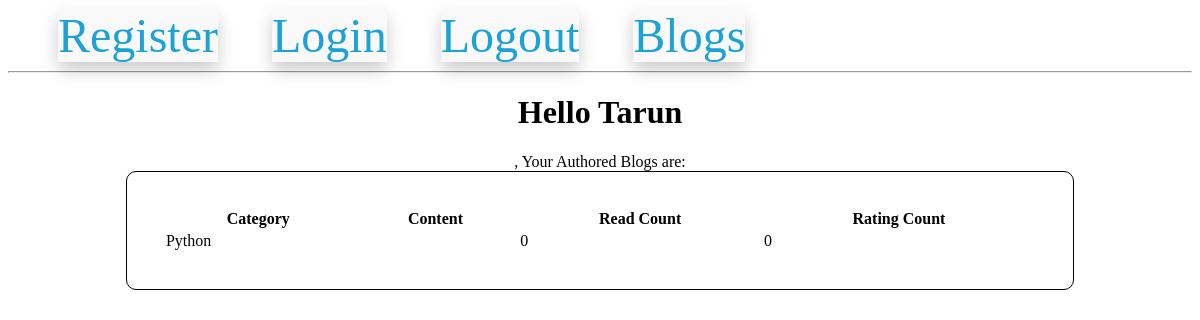
The app's page /viewBlog (signed in) with its own data.
### models.py (models this page shows, shortened)
class UserModel(UserMixin,db.Model):
    __tablename__ = 'users'
    id = db.Column(db.Integer, primary_key=True)
    email = db.Column(db.String(100), unique=True)
    username = db.Column(db.String(100))
    password_hash = db.Column(db.String(250))

class BlogModel(db.Model):
    id = db.Column(db.Integer,primary_key=True)
    category_id = db.Column(db.Integer,db.ForeignKey('category_master.category_id'), nullable=False)
    blog_user_id = db.Column(db.Integer,db.ForeignKey('users.id'), nullable=False)
    blog_text = db.Column(db.Text, nullable=False)
    blog_creation_date = db.Column(db.DateTime)
    blog_read_count = db.Column(db.Integer, default=0)
    blog_rating_count = db.Column(db.Integer, default=0)

### routes.py (the view)
@app.route('/viewBlog')
@login_required
def view_blogs():
    all_self_blogs = BlogModel.query.filter(BlogModel.blog_user_id == current_user.id).all()
    return render_template('view_blog.html',all_self_blogs=all_self_blogs,all_categories = global_all_category_name)

### models.py (called while the page is built)
@login.user_loader
def load_user(id):
    return UserModel.query.get(int(id))

### templates/view_blog.html (shortened to what this page needs)
{% extends 'base.html' %}
{% block content %}
<center>
    <h1>Hello {{ current_user.username }} </h1>, Your Authored Blogs are:
    <table style="border: 1px solid black; border-radius: 10px; padding: 3%; width: 80%;">
        <thead>
            <th>
                Category
            </th>
            <th>
                Content
            </th>
            <th>
                Read Count
            </th>
            <th>
                Rating Count
            </th>
        </thead>
        <tbody>
            {% for a_blog in all_self_blogs %}
            <tr>
                <td>
                    {{ all_categories[a_blog.category_id-1] }}
                </td>
                <td>
                </td>
                <td>
                    {{ a_blog.blog_read_count }}
                </td>
                <td>
                    {{ a_blog.blog_rating_count }}
                </td>
            </tr>
            {% endfor%}
        </tbody>
    </table>
</center>
{% endblock%}

### records on screen
UserModel: username "Tarun"
BlogModel: all_categories "Python", blog_read_count "0", blog_rating_count "0"
